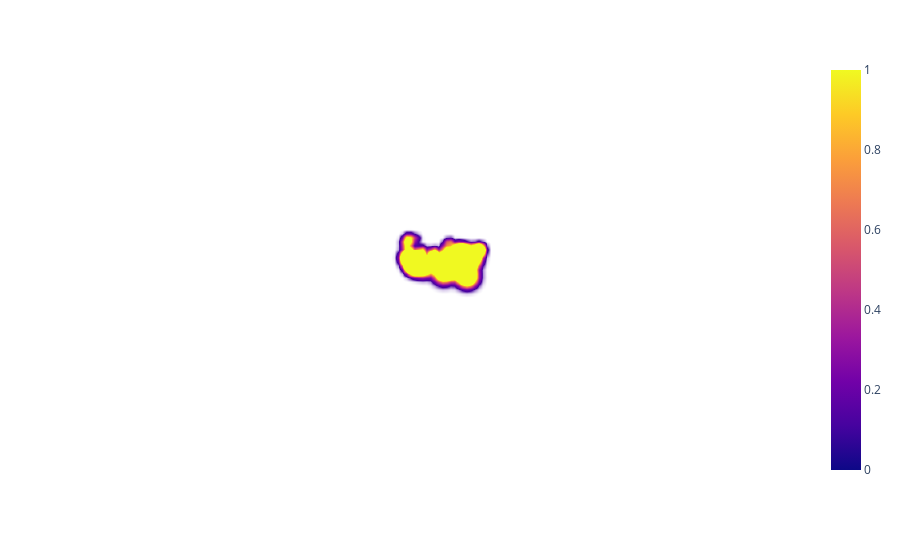

Notebook code for this chart:
### Code cell
typelist = ['open-street-map','white-bg','carto-positron','carto-darkmatter','stamen-terrain','stamen-toner','stamen-watercolor']

for i in typelist:
    print(i)
    fig = px.density_mapbox(df, lat='Lat', lon='Long', radius=circle_radius,zoom=0,
                           mapbox_style=i)
    
    fig.show()

### Figure 1 — Plotly figure (JSON) as saved in the notebook; plotly's stock layout.template omitted (floating-point values rounded to 4 significant figures; data arrays with more than 128 entries replaced by an {"elided": "..."} marker saying what was removed)
{"data": [{"coloraxis": "coloraxis", "hovertemplate": "Lat=%{lat}<br>Long=%{lon}<extra></extra>", "lat": {"elided": "256 float values"}, "lon": {"elided": "256 float values"}, "name": "", "radius": {"elided": "256 float values"}, "subplot": "mapbox", "type": "densitymapbox"}], "layout": {"coloraxis": {"colorscale": [[0, "#0d0887"], [0.1111, "#46039f"], [0.2222, "#7201a8"], [0.3333, "#9c179e"], [0.4444, "#bd3786"], [0.5556, "#d8576b"], [0.6667, "#ed7953"], [0.7778, "#fb9f3a"], [0.8889, "#fdca26"], [1, "#f0f921"]]}, "legend": {"tracegroupgap": 0}, "mapbox": {"center": {"lat": 36.49, "lon": -97.97}, "domain": {"x": [0, 1], "y": [0, 1]}, "style": "white-bg", "zoom": 0}, "margin": {"t": 60}}}
